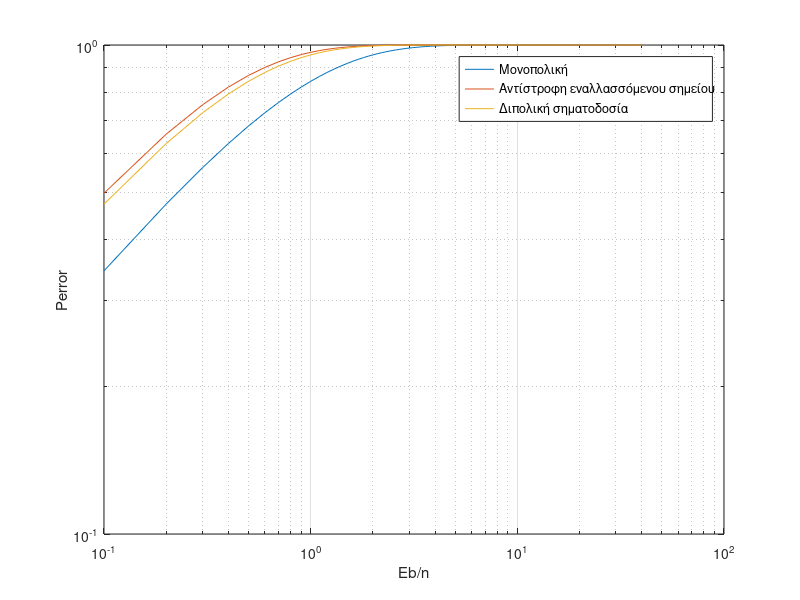

MATLAB code for this plot:
clear all,close all,clc
Ebn=0:.1:40;
Q1=erf(sqrt(Ebn));
Q2=erf(1.5*sqrt(Ebn));
Q3=erf(sqrt(2*Ebn));
loglog(Ebn,Q1),hold on
loglog(Ebn,Q2)
loglog(Ebn,Q3),grid on
legend('Μονοπολική','Αντίστροφη εναλλασσόμενου σημείου','Διπολική σηματοδοσία')
xlabel('Eb/n'),ylabel('Perror')
% καλύτερη επίδοση έχει το μονοπολικό γιατί έχει μικρότερο σφάλμα